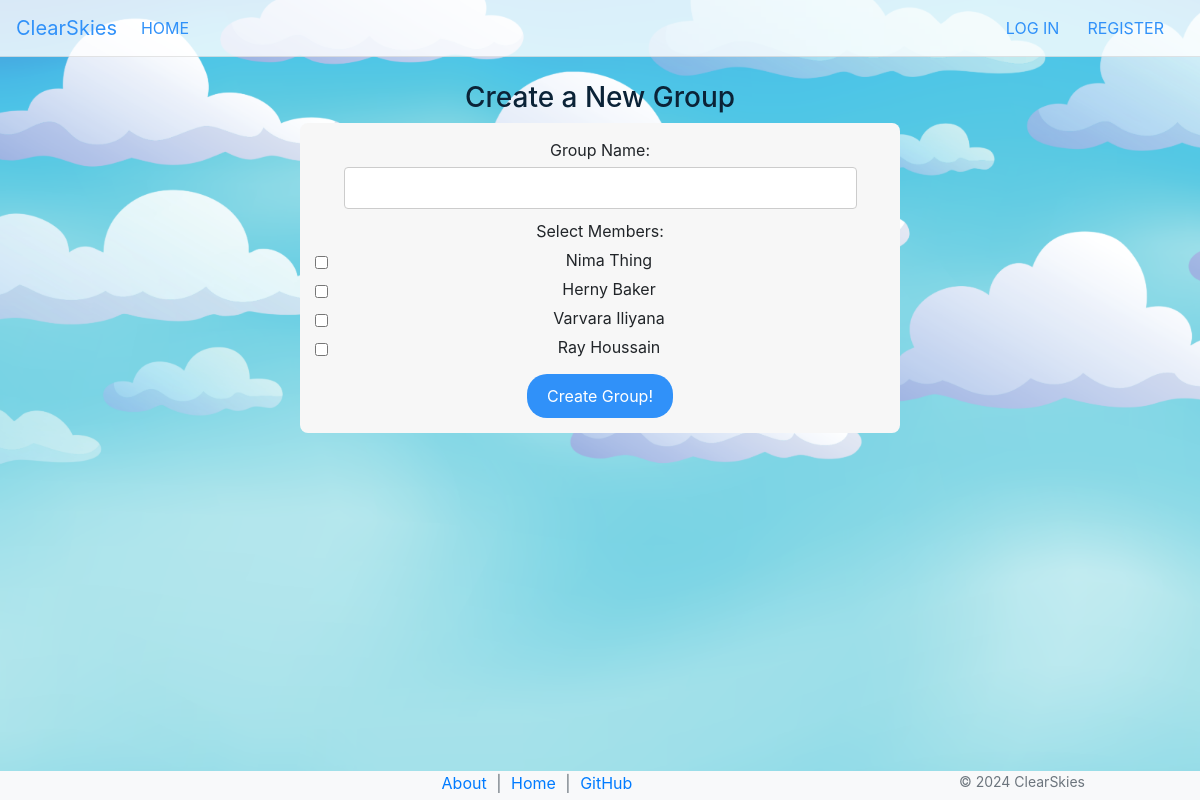
Screenshot of /create_group with the database file from the repository.
### app/models/user.py (models this page shows, shortened)
class User(db.Model, UserMixin):
    __tablename__ = 'users'
    id = db.Column(db.Integer, primary_key=True)
    email = db.Column(db.String(120), unique=True, nullable=False)
    first_name = db.Column(db.String(50), nullable=False)
    last_name = db.Column(db.String(50), nullable=False)
    password_hash = db.Column(db.String(128), nullable=False)
    groups = db.relationship('UserGroup', back_populates='user')
    transactions_as_payer = db.relationship('Transaction', foreign_keys='Transaction.payer_id', backref='payer', lazy='dynamic')
    transactions_as_debtor = db.relationship('Transaction', foreign_keys='Transaction.debtor_id', backref='debtor', lazy='dynamic')

### app/debts.py (the view, shortened to what this page needs)
    @app.route('/create_group', methods=['GET', 'POST'])
    def create_group():
        all_users = User.query.all()
        return render_template('create_group.html', all_users=all_users)

### app/templates/create_group.html (shortened to what this page needs)
{% extends 'layout.html' %}
{% block content %}
<head>
</head>
<body>
    <br>
    <h3 style="text-align: center;">Create a New Group</h3>
    <div id="group-form">
        <form method="POST" action="{{ url_for('create_group') }}">
            <div class="group-entry">
                <label for="group_name">Group Name:</label>
                <input type="text" id="group_name" name="group_name" required>
            </div>
            <div class="group-entry">
                <label>Select Members:</label>
                {% for user in all_users %}
                <div class="member-item">
                    <input type="checkbox" id="member_{{ user.id }}" name="members[]" value="{{ user.id }}">
                    <label for="member_{{ user.id }}">{{ user.first_name }} {{ user.last_name }}</label>
                </div>
                {% endfor %}
            </div>
            <div style="text-align: center;">
                <button type="submit">Create Group!</button>
            </div>
        </form>
    </div>
</body>
{% endblock %}

### app/templates/layout.html (style rules this page uses)
html, body { height: 100%; margin: 0; padding: 0; }
body { background-image: url('/static/rest_layout.png'); background-size: cover; background-position: center; background-repeat: no-repeat; background-attachment: fixed; }
h1, h2, h3, h4, h5, h6 { color: #0b2337; }
button[type="submit"] { background-color: #3091f9; color: white; padding: 10px 20px; border: none; border-radius: 20px; cursor: pointer; }
input[type="text"], input[type="number"] { border-radius: 10px; padding: 6px 10px; border: 1px solid #ccc; }

### app/templates/create_group.html (style rules this page uses)
#group-form { max-width: 600px; margin: auto; padding: 15px; background-color: #f7f7f7; border-radius: 8px; }
.group-entry { display: flex; justify-content: flex-end; align-items: center; margin-bottom: 10px; flex-direction: column; }
.group-entry label { margin-bottom: 5px; flex-basis: 100%; text-align: center; }
.group-entry input[type="text"], .group-entry select { flex-basis: 100%; padding: 8px; border: 1px solid #ccc; border-radius: 4px; width: 90%; }
.member-item { display: flex; align-items: center; justify-content: center; width: 100%; }
.member-item label { margin-left: 5px; }

### rows the page displays
User: first_name "Nima", last_name "Thing"
User: first_name "Herny", last_name "Baker"
User: first_name "Varvara", last_name "Iliyana"
User: first_name "Ray", last_name "Houssain"
